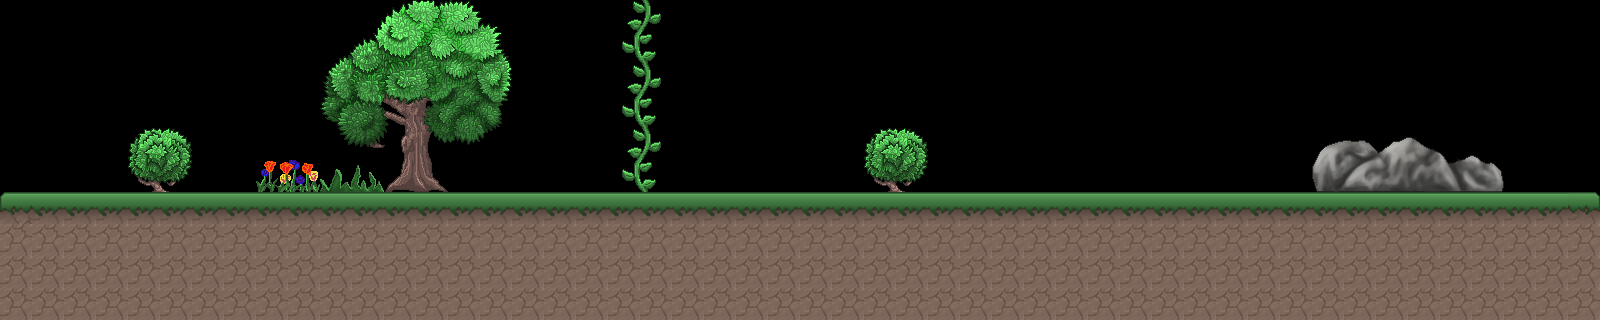

Rendered tile map (Tiled .tmx) drawn with the repository's tilesets; below, a short description and the map source with its tile grids summarised:
An orthogonal 50x10 tile map with 32x32 px tiles, 1 tile layer (Calque de Tile 1).

<map version="1.0" orientation="orthogonal" width="50" height="10" tilewidth="32" tileheight="32">
 <tileset firstgid="1" name="tileset" tilewidth="32" tileheight="32">
  <image source="tileset_grass_9.png" width="512" height="640" />
 </tileset>
 <layer name="Calque de Tile 1" width="50" height="10">
  <data>[500 cells, 270 non-empty, 62 distinct tile ids]</data>
 </layer>
</map>
